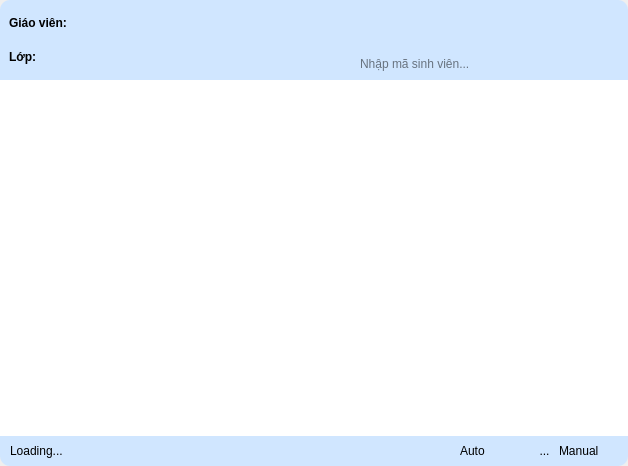
<?xml version="1.0" encoding="UTF-8"?>
<ui version="4.0">
 <class>CheckAttendWidget</class>
 <widget class="QWidget" name="CheckAttendWidget">
  <property name="geometry">
   <rect>
    <x>0</x>
    <y>0</y>
    <width>628</width>
    <height>466</height>
   </rect>
  </property>
  <property name="windowTitle">
   <string>Form</string>
  </property>
  <property name="styleSheet">
   <string notr="true">*{
border: none;
}
#header{
	background-color: #d0e6ff;
	border-top-right-radius: 10px;
	border-top-left-radius: 10px;
}
#body{
	background-color: #f5faf5;
}
#footer{
	background-color: #d0e6ff;
	border-bottom-right-radius: 10px;
	border-bottom-left-radius: 10px;
}

#search_frame
{
	background-color: transparent;
}
</string>
  </property>
  <layout class="QVBoxLayout" name="verticalLayout" stretch="0,0,0">
   <property name="spacing">
    <number>0</number>
   </property>
   <property name="leftMargin">
    <number>0</number>
   </property>
   <property name="topMargin">
    <number>0</number>
   </property>
   <property name="rightMargin">
    <number>0</number>
   </property>
   <property name="bottomMargin">
    <number>0</number>
   </property>
   <item>
    <widget class="QFrame" name="header">
     <property name="minimumSize">
      <size>
       <width>0</width>
       <height>80</height>
      </size>
     </property>
     <property name="maximumSize">
      <size>
       <width>16777215</width>
       <height>80</height>
      </size>
     </property>
     <property name="frameShape">
      <enum>QFrame::StyledPanel</enum>
     </property>
     <property name="frameShadow">
      <enum>QFrame::Raised</enum>
     </property>
     <layout class="QHBoxLayout" name="horizontalLayout_3">
      <property name="spacing">
       <number>0</number>
      </property>
      <property name="leftMargin">
       <number>0</number>
      </property>
      <property name="topMargin">
       <number>0</number>
      </property>
      <property name="rightMargin">
       <number>20</number>
      </property>
      <property name="bottomMargin">
       <number>0</number>
      </property>
      <item>
       <widget class="QFrame" name="frame">
        <property name="sizePolicy">
         <sizepolicy hsizetype="Expanding" vsizetype="Preferred">
          <horstretch>0</horstretch>
          <verstretch>0</verstretch>
         </sizepolicy>
        </property>
        <property name="frameShape">
         <enum>QFrame::StyledPanel</enum>
        </property>
        <property name="frameShadow">
         <enum>QFrame::Raised</enum>
        </property>
        <layout class="QVBoxLayout" name="verticalLayout_2">
         <item>
          <widget class="QLabel" name="l_teacher_name">
           <property name="font">
            <font>
             <bold>true</bold>
            </font>
           </property>
           <property name="text">
            <string>Giáo viên:</string>
           </property>
          </widget>
         </item>
         <item>
          <widget class="QLabel" name="l_class">
           <property name="font">
            <font>
             <bold>true</bold>
            </font>
           </property>
           <property name="text">
            <string>Lớp: </string>
           </property>
          </widget>
         </item>
        </layout>
       </widget>
      </item>
      <item alignment="Qt::AlignRight|Qt::AlignBottom">
       <widget class="QFrame" name="search_frame">
        <property name="minimumSize">
         <size>
          <width>250</width>
          <height>30</height>
         </size>
        </property>
        <property name="maximumSize">
         <size>
          <width>250</width>
          <height>30</height>
         </size>
        </property>
        <property name="styleSheet">
         <string notr="true"/>
        </property>
        <property name="frameShape">
         <enum>QFrame::StyledPanel</enum>
        </property>
        <property name="frameShadow">
         <enum>QFrame::Raised</enum>
        </property>
        <layout class="QHBoxLayout" name="horizontalLayout_4">
         <property name="spacing">
          <number>0</number>
         </property>
         <property name="leftMargin">
          <number>0</number>
         </property>
         <property name="topMargin">
          <number>0</number>
         </property>
         <property name="rightMargin">
          <number>0</number>
         </property>
         <property name="bottomMargin">
          <number>0</number>
         </property>
         <item>
          <widget class="QLineEdit" name="le_search">
           <property name="styleSheet">
            <string notr="true">QLineEdit
{
	background-color: transparent;
	border: none;
	padding-bottom: 2px;
}
QLineEdit::focus
{
	border-bottom: 1px solid;
}</string>
           </property>
           <property name="placeholderText">
            <string>Nhập mã sinh viên...</string>
           </property>
          </widget>
         </item>
         <item>
          <widget class="QPushButton" name="bt_search">
           <property name="styleSheet">
            <string notr="true">QPushButton
{
	background-color: transparent;
	color: #020f13;
	padding: 0px;
	border-radius: 50px;
}
QPushButton::disabled
{
	background-color: #5c5c5c;

}


QPushButton::hover
{
	background-color: #90e0ef;
	color: #90e0ef;

}


QPushButton::pressed
{
	background-color: #4cb1ff;

}</string>
           </property>
           <property name="text">
            <string/>
           </property>
           <property name="icon">
            <iconset resource="src.qrc">
             <normaloff>:/assets/icons/search.svg</normaloff>:/assets/icons/search.svg</iconset>
           </property>
           <property name="iconSize">
            <size>
             <width>24</width>
             <height>24</height>
            </size>
           </property>
          </widget>
         </item>
        </layout>
       </widget>
      </item>
     </layout>
    </widget>
   </item>
   <item>
    <widget class="QFrame" name="body">
     <property name="sizePolicy">
      <sizepolicy hsizetype="Preferred" vsizetype="Expanding">
       <horstretch>0</horstretch>
       <verstretch>0</verstretch>
      </sizepolicy>
     </property>
     <property name="frameShape">
      <enum>QFrame::StyledPanel</enum>
     </property>
     <property name="frameShadow">
      <enum>QFrame::Raised</enum>
     </property>
     <layout class="QGridLayout" name="gridLayout">
      <property name="leftMargin">
       <number>0</number>
      </property>
      <property name="topMargin">
       <number>0</number>
      </property>
      <property name="rightMargin">
       <number>0</number>
      </property>
      <property name="bottomMargin">
       <number>0</number>
      </property>
      <item row="1" column="0">
       <widget class="QTableView" name="tb_student_list">
        <property name="styleSheet">
         <string notr="true">QTableView {
    color: black;
    gridline-color: black;
    border-color: #ffafcc;
    font: 1.2em;
}
QHeaderView::section {
    background-color: #219ebc;
    color: #000814;
    height: 35%;
    font: 1.5em;
}

QTableView::item:selected {
    background-color: #bde0fe;
	color: black;
	border: 1px solid #023047;
}s

QScrollBar:vertical {
    background: #bde0fe;
}
 QScrollBar::handle:vertical {
    background: #a2d2ff;
 }
QScrollBar:horizontal {
    background: #bde0fe;
}
 QScrollBar::handle:horizontal {
    background: #a2d2ff;
 }</string>
        </property>
       </widget>
      </item>
     </layout>
    </widget>
   </item>
   <item>
    <widget class="QFrame" name="footer">
     <property name="minimumSize">
      <size>
       <width>0</width>
       <height>30</height>
      </size>
     </property>
     <property name="frameShape">
      <enum>QFrame::StyledPanel</enum>
     </property>
     <property name="frameShadow">
      <enum>QFrame::Raised</enum>
     </property>
     <layout class="QHBoxLayout" name="horizontalLayout">
      <property name="spacing">
       <number>0</number>
      </property>
      <property name="leftMargin">
       <number>0</number>
      </property>
      <property name="topMargin">
       <number>0</number>
      </property>
      <property name="rightMargin">
       <number>0</number>
      </property>
      <property name="bottomMargin">
       <number>0</number>
      </property>
      <item>
       <widget class="QFrame" name="frame_2">
        <property name="sizePolicy">
         <sizepolicy hsizetype="Expanding" vsizetype="Preferred">
          <horstretch>0</horstretch>
          <verstretch>0</verstretch>
         </sizepolicy>
        </property>
        <property name="frameShape">
         <enum>QFrame::StyledPanel</enum>
        </property>
        <property name="frameShadow">
         <enum>QFrame::Raised</enum>
        </property>
        <layout class="QHBoxLayout" name="horizontalLayout_5">
         <property name="spacing">
          <number>0</number>
         </property>
         <property name="leftMargin">
          <number>10</number>
         </property>
         <property name="topMargin">
          <number>0</number>
         </property>
         <property name="rightMargin">
          <number>0</number>
         </property>
         <property name="bottomMargin">
          <number>0</number>
         </property>
         <item>
          <widget class="QLabel" name="l_loading">
           <property name="sizePolicy">
            <sizepolicy hsizetype="Preferred" vsizetype="Preferred">
             <horstretch>0</horstretch>
             <verstretch>0</verstretch>
            </sizepolicy>
           </property>
           <property name="text">
            <string>Loading...</string>
           </property>
          </widget>
         </item>
        </layout>
       </widget>
      </item>
      <item alignment="Qt::AlignRight">
       <widget class="QFrame" name="frame_connect_status">
        <property name="minimumSize">
         <size>
          <width>200</width>
          <height>0</height>
         </size>
        </property>
        <property name="maximumSize">
         <size>
          <width>200</width>
          <height>16777215</height>
         </size>
        </property>
        <property name="frameShape">
         <enum>QFrame::StyledPanel</enum>
        </property>
        <property name="frameShadow">
         <enum>QFrame::Raised</enum>
        </property>
        <layout class="QHBoxLayout" name="horizontalLayout_2">
         <property name="spacing">
          <number>5</number>
         </property>
         <property name="leftMargin">
          <number>0</number>
         </property>
         <property name="topMargin">
          <number>0</number>
         </property>
         <property name="rightMargin">
          <number>0</number>
         </property>
         <property name="bottomMargin">
          <number>0</number>
         </property>
         <item>
          <widget class="QToolButton" name="bt_status_connect_mqtt">
           <property name="styleSheet">
            <string notr="true">QPushButton
{
	background-color: transparent;
	color: dimgray;
	padding: 10px;
	border-radius: 0px;
}


QPushButton::disabled
{
	background-color: #5c5c5c;

}


QPushButton::hover
{
	background-color: #0077b6;

}


QPushButton::pressed
{
	background-color: #0096c7;

}</string>
           </property>
           <property name="text">
            <string/>
           </property>
           <property name="icon">
            <iconset resource="src.qrc">
             <normaloff>:/assets/icons/circle-yellow.svg</normaloff>:/assets/icons/circle-yellow.svg</iconset>
           </property>
           <property name="iconSize">
            <size>
             <width>24</width>
             <height>24</height>
            </size>
           </property>
          </widget>
         </item>
         <item>
          <widget class="QLabel" name="l_auto">
           <property name="text">
            <string>Auto</string>
           </property>
          </widget>
         </item>
         <item>
          <widget class="QToolButton" name="bt_status_connect_api">
           <property name="text">
            <string>...</string>
           </property>
           <property name="icon">
            <iconset resource="src.qrc">
             <normaloff>:/assets/icons/circle-yellow.svg</normaloff>:/assets/icons/circle-yellow.svg</iconset>
           </property>
           <property name="iconSize">
            <size>
             <width>24</width>
             <height>24</height>
            </size>
           </property>
          </widget>
         </item>
         <item>
          <widget class="QLabel" name="l_manual">
           <property name="text">
            <string>Manual</string>
           </property>
          </widget>
         </item>
        </layout>
       </widget>
      </item>
     </layout>
    </widget>
   </item>
  </layout>
 </widget>
 <resources>
  <include location="src.qrc"/>
 </resources>
 <connections/>
</ui>
